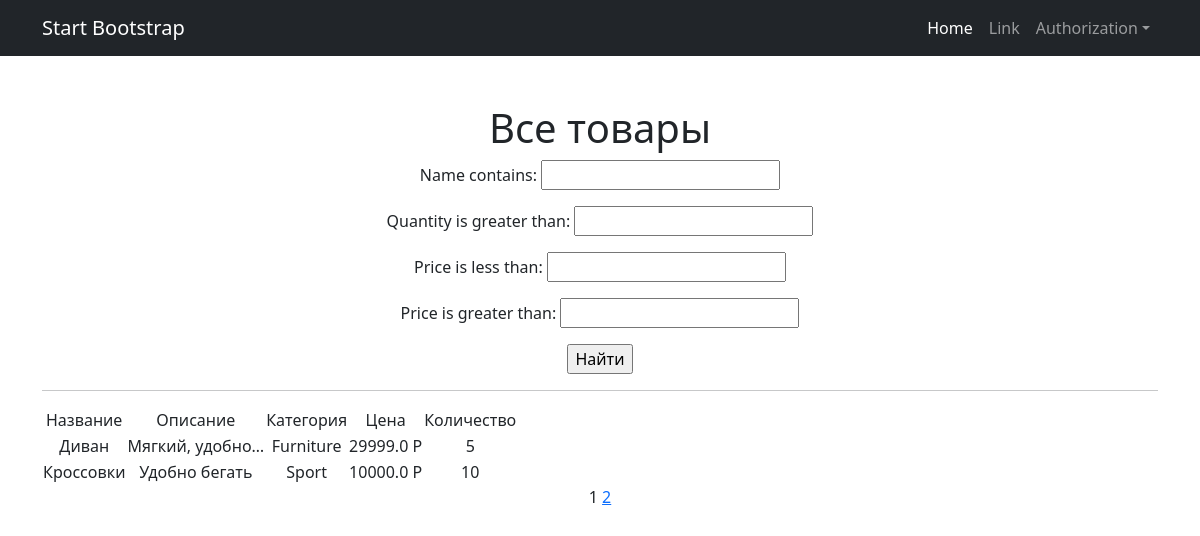
Screenshot of /products/ with the database file from the repository.
### simpleapp/models.py (models this page shows, shortened)
class Product(models.Model):
    name = models.CharField(
        max_length=50,
        unique=True,
    )
    description = models.TextField()
    quantity = models.IntegerField(
        validators=[MinValueValidator(0)],
    )
    category = models.ForeignKey(
        to='Category',
        on_delete=models.CASCADE,
        related_name='products',
    )
    price = models.FloatField(
        validators=[MinValueValidator(0.0)],
    )

class Category(models.Model):
    name = models.CharField(max_length=100, unique=True)

### simpleapp/views.py (the view)
# urls.py: path('', ProductsList.as_view(), name="product-list"),
class ProductsList(ListView):
    model = Product
    ordering = 'name'
    template_name = 'products.html'
    context_object_name = 'products'
    paginate_by = 2
    def get_queryset(self):
        queryset = super().get_queryset()
        self.filterset = ProductFilter(self.request.GET, queryset)
        return self.filterset.qs
    def get_context_data(self, **kwargs):
        context = super().get_context_data(**kwargs)
        context['filterset'] = self.filterset
        return context

### simpleapp/templatetags/custom_filters.py (called while the page is built)
@register.filter()
def currency(value, code='rub'):
   postfix = CURRENCIES_SYMBOLS[code]
   return f'{value} {postfix}'

### simpleapp/templatetags/custom_tags.py (called while the page is built)
@register.simple_tag(takes_context=True)
def url_replace(context, **kwargs):
   d = context['request'].GET.copy()
   for k, v in kwargs.items():
       d[k] = v
   return d.urlencode()

### templates/products.html (shortened to what this page needs)
{% extends 'default.html' %}
{% load custom_filters %}
{% load custom_tags %}
{% block content %}
   <h1>Все товары</h1>
   <form action="" method="get">
       {{ filterset.form.as_p }}
       <input type="submit" value="Найти" />
   </form>
   <hr>
   {% if products %}
       <table>
           <tr>
               <td>Название</td>
               <td>Описание</td>
               <td>Категория</td>
               <td>Цена</td>
               <td>Количество</td>
           </tr>
           {% for product in products %}
           <tr>
               <td>{{ product.name }}</td>
               <td>{{ product.description|truncatechars:15 }}</td>
               <td>{{ product.category.name }}</td>
               <td>{{ product.price|currency }}</td>
               <td>{{ product.quantity }}</td>
           </tr>
           {% endfor %}
       </table>
   {% else %}
       <h2>Товаров нет!</h2>
   {% endif %}
   {{ page_obj.number }}
   {% if page_obj.has_next %}
       <a href="?{% url_replace page=page_obj.next_page_number %}">{{ page_obj.next_page_number }}</a>
   {% endif %}
{% endblock content %}

### templates/default.html (shortened to what this page needs)
<!DOCTYPE html>
<html lang="en">
    {% load static %}
    <head>
        <link href="{% static 'css/styles.css' %}" rel="stylesheet" />
    </head>
    <body>
        <nav class="navbar navbar-expand-lg navbar-dark bg-dark">
            <div class="container">
                <a class="navbar-brand" href="#">Start Bootstrap</a>
                <div class="collapse navbar-collapse" id="navbarSupportedContent">
                    <ul class="navbar-nav ms-auto mb-2 mb-lg-0">
                        <li class="nav-item"><a class="nav-link active" aria-current="page" href="#">Home</a></li>
                        <li class="nav-item"><a class="nav-link" href="#">Link</a></li>
                        <li class="nav-item dropdown">
                            <a class="nav-link dropdown-toggle" id="navbarDropdown" href="#" role="button" data-bs-toggle="dropdown" aria-expanded="false">Authorization</a>
                        </li>
                    </ul>
                </div>
            </div>
        </nav>
        <div class="container">
            <div class="text-center mt-5">
                {% block content %}{% endblock content %}
            </div>
        </div>
    </body>
</html>

### rows the page displays
Product: name "Диван", description "Мягкий, удобно…", category.name "Furniture", price "29999.0 Р", quantity "5"
Product: name "Кроссовки", description "Удобно бегать", category.name "Sport", price "10000.0 Р", quantity "10"

### other values shown
{{ page_obj.number }} "1"
{{ page_obj.next_page_number }} "2"
